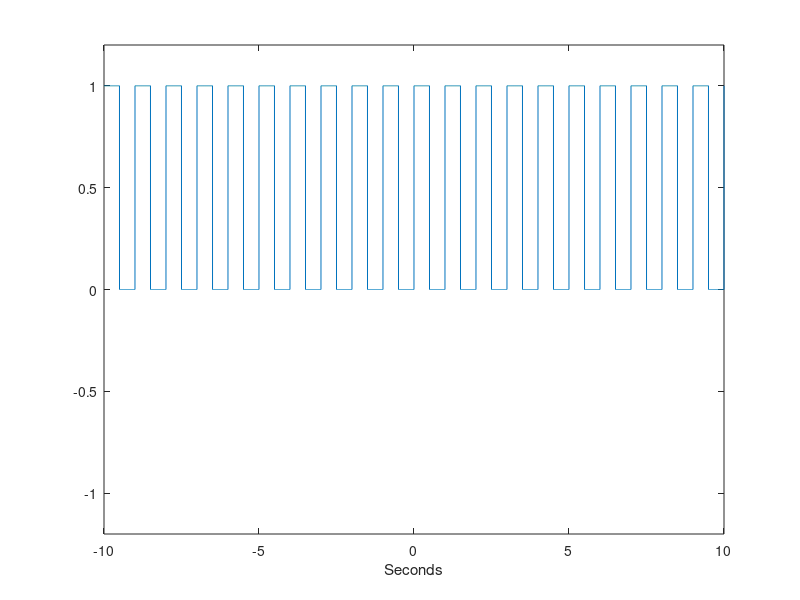
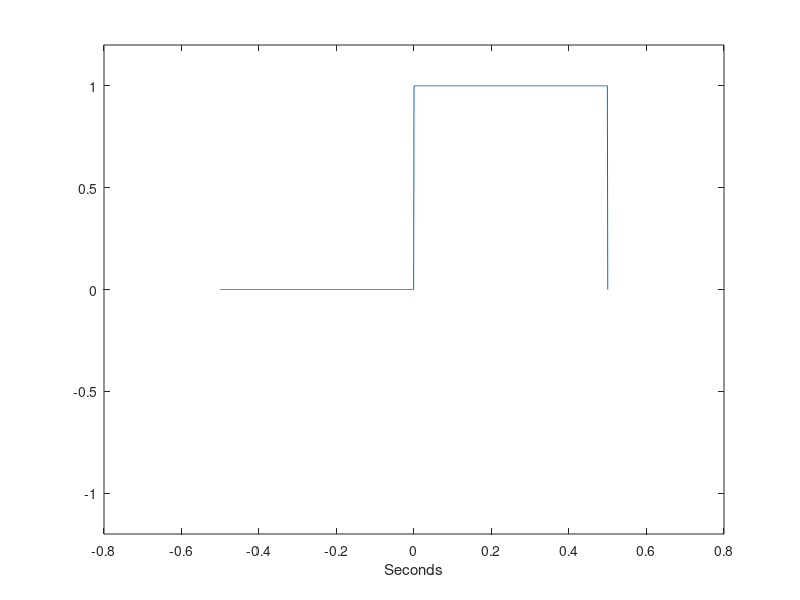
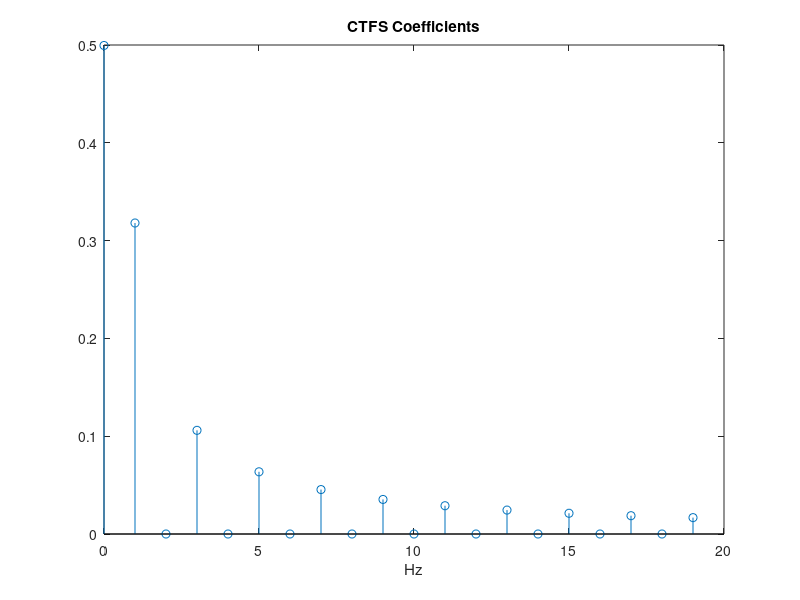

MATLAB code to generate these figures, in order:
%Studying time frequency characteristics using CTFS
clear all;
close all;
clc;
Ts=0.001; %sampling time (it is so small because to approximate continous time)
t=[-10:Ts:10]; %time vector
Tp=1; %time period of square wave %change values and observe effects
tau=0.5; %pulse width/duty cycle
x=(1+square(2*pi*t/Tp,tau*100))/2;
plot(t,x);
xlabel('Seconds');
ylim([-1.2 1.2]);
pause; %it require any key to stop
Fo=1/Tp;
%Extract a portion from this signal equal to its period
I_period=find(t==-Tp/2): find(t==Tp/2); %extracting the x-axis portion
xport=x(I_period); %extracting the y-axis portion
figure;
plot(t(I_period),xport);
xlabel('Seconds');
ylim([-1.2 1.2]);
pause

%computing CTFS coeeficients
for k=1:20
    B=exp(-j*2*pi*(k-1)*Fo.*[-Tp/2:Ts:Tp/2]);
    C(k)=sum((xport.*B)/length(xport)*Tp);
end
kFo=Fo*[0:k-1] %freq in Hz
figure;
stem(kFo,abs(C));
title('CTFS Coefficients');
xlabel('Hz');
